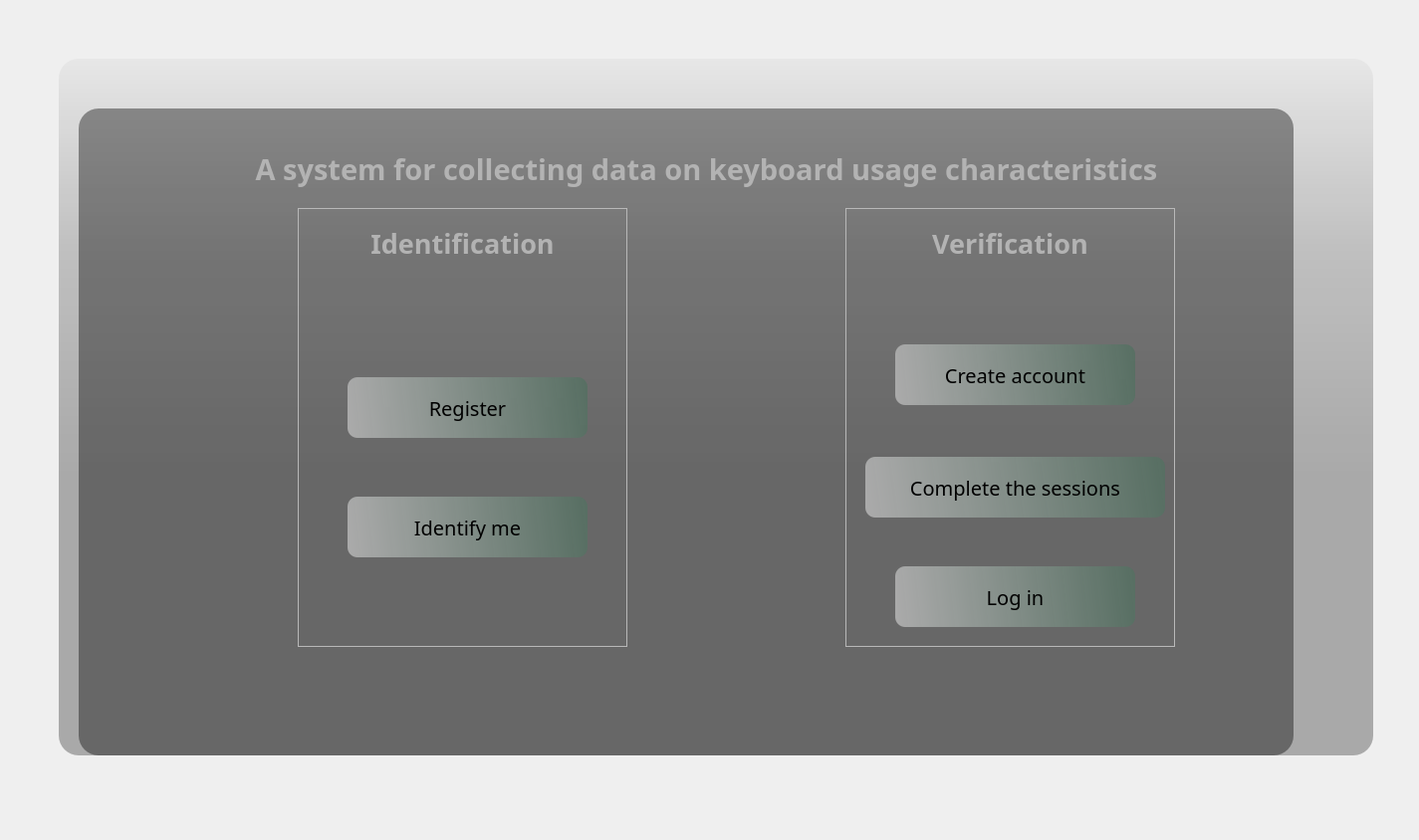
<?xml version="1.0" encoding="UTF-8"?>
<ui version="4.0">
 <class>MainWindow</class>
 <widget class="QMainWindow" name="MainWindow">
  <property name="geometry">
   <rect>
    <x>0</x>
    <y>0</y>
    <width>1425</width>
    <height>844</height>
   </rect>
  </property>
  <property name="windowTitle">
   <string>MainWindow</string>
  </property>
  <property name="styleSheet">
   <string notr="true"/>
  </property>
  <widget class="QWidget" name="centralwidget">
   <layout class="QVBoxLayout" name="verticalLayout">
    <item>
     <widget class="QWidget" name="widget" native="true">
      <widget class="QLabel" name="background_label">
       <property name="geometry">
        <rect>
         <x>50</x>
         <y>50</y>
         <width>1320</width>
         <height>700</height>
        </rect>
       </property>
       <property name="styleSheet">
        <string notr="true">border-radius: 20px;
background-image: url(:/images/images/las.jpg);</string>
       </property>
       <property name="text">
        <string/>
       </property>
      </widget>
      <widget class="QLabel" name="label_2">
       <property name="geometry">
        <rect>
         <x>50</x>
         <y>50</y>
         <width>1320</width>
         <height>700</height>
        </rect>
       </property>
       <property name="styleSheet">
        <string notr="true">background-color: qlineargradient(spread:pad, x1:0, y1:0, x2:0, y2:0.715909, stop:0 rgba(0,0,0,9), stop:0.375 rgba(0,0,0,50), stop:0.835227 rgba(0,0,0,75));
border-radius: 20px;</string>
       </property>
       <property name="text">
        <string/>
       </property>
      </widget>
      <widget class="QLabel" name="label_3">
       <property name="geometry">
        <rect>
         <x>70</x>
         <y>100</y>
         <width>1220</width>
         <height>650</height>
        </rect>
       </property>
       <property name="styleSheet">
        <string notr="true">background-color: rgba(0,0,0,100);
border-radius: 20px;</string>
       </property>
       <property name="text">
        <string/>
       </property>
      </widget>
      <widget class="QFrame" name="frame">
       <property name="geometry">
        <rect>
         <x>290</x>
         <y>200</y>
         <width>331</width>
         <height>441</height>
        </rect>
       </property>
       <property name="frameShape">
        <enum>QFrame::StyledPanel</enum>
       </property>
       <property name="frameShadow">
        <enum>QFrame::Raised</enum>
       </property>
       <widget class="QLabel" name="label">
        <property name="geometry">
         <rect>
          <x>0</x>
          <y>0</y>
          <width>331</width>
          <height>71</height>
         </rect>
        </property>
        <property name="font">
         <font>
          <family>Nirmala UI Semilight</family>
          <pointsize>20</pointsize>
          <weight>75</weight>
          <bold>true</bold>
         </font>
        </property>
        <property name="styleSheet">
         <string notr="true">color: rgb(179, 179, 179);
</string>
        </property>
        <property name="text">
         <string>Identification</string>
        </property>
        <property name="alignment">
         <set>Qt::AlignCenter</set>
        </property>
       </widget>
       <widget class="QPushButton" name="register_button">
        <property name="geometry">
         <rect>
          <x>50</x>
          <y>170</y>
          <width>241</width>
          <height>61</height>
         </rect>
        </property>
        <property name="font">
         <font>
          <family>Nirmala UI Semilight</family>
          <pointsize>15</pointsize>
          <weight>50</weight>
          <italic>false</italic>
          <bold>false</bold>
          <underline>false</underline>
         </font>
        </property>
        <property name="styleSheet">
         <string notr="true">QPushButton{background-color: qlineargradient(spread:pad, x1:0, y1:0.505682, x2:1, y2:0.477, stop:0 rgb(170,170,170), stop:1 rgba(85, 112, 98, 219));
border-radius: 10px;
	color: rgb(0, 0, 0);
}

QPushButton:hover {background-color: qlineargradient(spread:pad, x1:0, y1:0.505682, x2:1, y2:0.477, stop:0 rgba(85,112,98,219), stop:1 rgb(170,170,170));
}

QPushButton:pressed {
	padding-left: 5px;
	padding-top: 5px;
	background-color: rgba(105,118,132,200);
}</string>
        </property>
        <property name="text">
         <string>Register</string>
        </property>
       </widget>
       <widget class="QPushButton" name="identify_button">
        <property name="geometry">
         <rect>
          <x>50</x>
          <y>290</y>
          <width>241</width>
          <height>61</height>
         </rect>
        </property>
        <property name="font">
         <font>
          <family>Nirmala UI Semilight</family>
          <pointsize>15</pointsize>
          <weight>50</weight>
          <italic>false</italic>
          <bold>false</bold>
          <underline>false</underline>
         </font>
        </property>
        <property name="styleSheet">
         <string notr="true">QPushButton{background-color: qlineargradient(spread:pad, x1:0, y1:0.505682, x2:1, y2:0.477, stop:0 rgb(170,170,170), stop:1 rgba(85, 112, 98, 219));
border-radius: 10px;
	color: rgb(0, 0, 0);
}

QPushButton:hover {background-color: qlineargradient(spread:pad, x1:0, y1:0.505682, x2:1, y2:0.477, stop:0 rgba(85,112,98,219), stop:1 rgb(170,170,170));
}

QPushButton:pressed {
	padding-left: 5px;
	padding-top: 5px;
	background-color: rgba(105,118,132,200);
}</string>
        </property>
        <property name="text">
         <string>Identify me</string>
        </property>
       </widget>
      </widget>
      <widget class="QLabel" name="label_4">
       <property name="geometry">
        <rect>
         <x>100</x>
         <y>100</y>
         <width>1201</width>
         <height>121</height>
        </rect>
       </property>
       <property name="font">
        <font>
         <family>Nirmala UI Semilight</family>
         <pointsize>22</pointsize>
         <weight>75</weight>
         <bold>true</bold>
        </font>
       </property>
       <property name="styleSheet">
        <string notr="true">color: rgb(179, 179, 179);
</string>
       </property>
       <property name="text">
        <string>A system for collecting data on keyboard usage characteristics</string>
       </property>
       <property name="alignment">
        <set>Qt::AlignCenter</set>
       </property>
      </widget>
      <widget class="QFrame" name="frame_2">
       <property name="geometry">
        <rect>
         <x>840</x>
         <y>200</y>
         <width>331</width>
         <height>441</height>
        </rect>
       </property>
       <property name="frameShape">
        <enum>QFrame::StyledPanel</enum>
       </property>
       <property name="frameShadow">
        <enum>QFrame::Raised</enum>
       </property>
       <widget class="QPushButton" name="create_account_button">
        <property name="geometry">
         <rect>
          <x>50</x>
          <y>137</y>
          <width>241</width>
          <height>61</height>
         </rect>
        </property>
        <property name="font">
         <font>
          <family>Nirmala UI Semilight</family>
          <pointsize>15</pointsize>
          <weight>50</weight>
          <italic>false</italic>
          <bold>false</bold>
          <underline>false</underline>
         </font>
        </property>
        <property name="styleSheet">
         <string notr="true">QPushButton{background-color: qlineargradient(spread:pad, x1:0, y1:0.505682, x2:1, y2:0.477, stop:0 rgb(170,170,170), stop:1 rgba(85, 112, 98, 219));
border-radius: 10px;
	color: rgb(0, 0, 0);
}

QPushButton:hover {background-color: qlineargradient(spread:pad, x1:0, y1:0.505682, x2:1, y2:0.477, stop:0 rgba(85,112,98,219), stop:1 rgb(170,170,170));
}

QPushButton:pressed {
	padding-left: 5px;
	padding-top: 5px;
	background-color: rgba(105,118,132,200);
}</string>
        </property>
        <property name="text">
         <string>Create account</string>
        </property>
       </widget>
       <widget class="QPushButton" name="complete_sessions_button">
        <property name="geometry">
         <rect>
          <x>20</x>
          <y>250</y>
          <width>301</width>
          <height>61</height>
         </rect>
        </property>
        <property name="font">
         <font>
          <family>Nirmala UI Semilight</family>
          <pointsize>15</pointsize>
          <weight>50</weight>
          <italic>false</italic>
          <bold>false</bold>
          <underline>false</underline>
         </font>
        </property>
        <property name="styleSheet">
         <string notr="true">QPushButton{background-color: qlineargradient(spread:pad, x1:0, y1:0.505682, x2:1, y2:0.477, stop:0 rgb(170,170,170), stop:1 rgba(85, 112, 98, 219));
border-radius: 10px;
	color: rgb(0, 0, 0);
}

QPushButton:hover {background-color: qlineargradient(spread:pad, x1:0, y1:0.505682, x2:1, y2:0.477, stop:0 rgba(85,112,98,219), stop:1 rgb(170,170,170));
}

QPushButton:pressed {
	padding-left: 5px;
	padding-top: 5px;
	background-color: rgba(105,118,132,200);
}</string>
        </property>
        <property name="text">
         <string>Complete the sessions</string>
        </property>
       </widget>
       <widget class="QPushButton" name="login_button">
        <property name="geometry">
         <rect>
          <x>50</x>
          <y>360</y>
          <width>241</width>
          <height>61</height>
         </rect>
        </property>
        <property name="font">
         <font>
          <family>Nirmala UI Semilight</family>
          <pointsize>15</pointsize>
          <weight>50</weight>
          <italic>false</italic>
          <bold>false</bold>
          <underline>false</underline>
         </font>
        </property>
        <property name="styleSheet">
         <string notr="true">QPushButton{background-color: qlineargradient(spread:pad, x1:0, y1:0.505682, x2:1, y2:0.477, stop:0 rgb(170,170,170), stop:1 rgba(85, 112, 98, 219));
border-radius: 10px;
	color: rgb(0, 0, 0);
}

QPushButton:hover {background-color: qlineargradient(spread:pad, x1:0, y1:0.505682, x2:1, y2:0.477, stop:0 rgba(85,112,98,219), stop:1 rgb(170,170,170));
}

QPushButton:pressed {
	padding-left: 5px;
	padding-top: 5px;
	background-color: rgba(105,118,132,200);
}</string>
        </property>
        <property name="text">
         <string>Log in</string>
        </property>
       </widget>
       <widget class="QLabel" name="label_5">
        <property name="geometry">
         <rect>
          <x>50</x>
          <y>330</y>
          <width>241</width>
          <height>20</height>
         </rect>
        </property>
        <property name="font">
         <font>
          <family>Nirmala UI Semilight</family>
          <pointsize>11</pointsize>
         </font>
        </property>
        <property name="styleSheet">
         <string notr="true">color: rgb(179, 179, 179);</string>
        </property>
        <property name="text">
         <string/>
        </property>
        <property name="alignment">
         <set>Qt::AlignCenter</set>
        </property>
       </widget>
       <widget class="QLabel" name="label_9">
        <property name="geometry">
         <rect>
          <x>0</x>
          <y>0</y>
          <width>331</width>
          <height>71</height>
         </rect>
        </property>
        <property name="font">
         <font>
          <family>Nirmala UI Semilight</family>
          <pointsize>20</pointsize>
          <weight>75</weight>
          <bold>true</bold>
         </font>
        </property>
        <property name="styleSheet">
         <string notr="true">color: rgb(179, 179, 179);
</string>
        </property>
        <property name="text">
         <string>Verification</string>
        </property>
        <property name="alignment">
         <set>Qt::AlignCenter</set>
        </property>
       </widget>
      </widget>
     </widget>
    </item>
   </layout>
  </widget>
 </widget>
 <resources>
  <include location="res.qrc"/>
 </resources>
 <connections/>
</ui>
